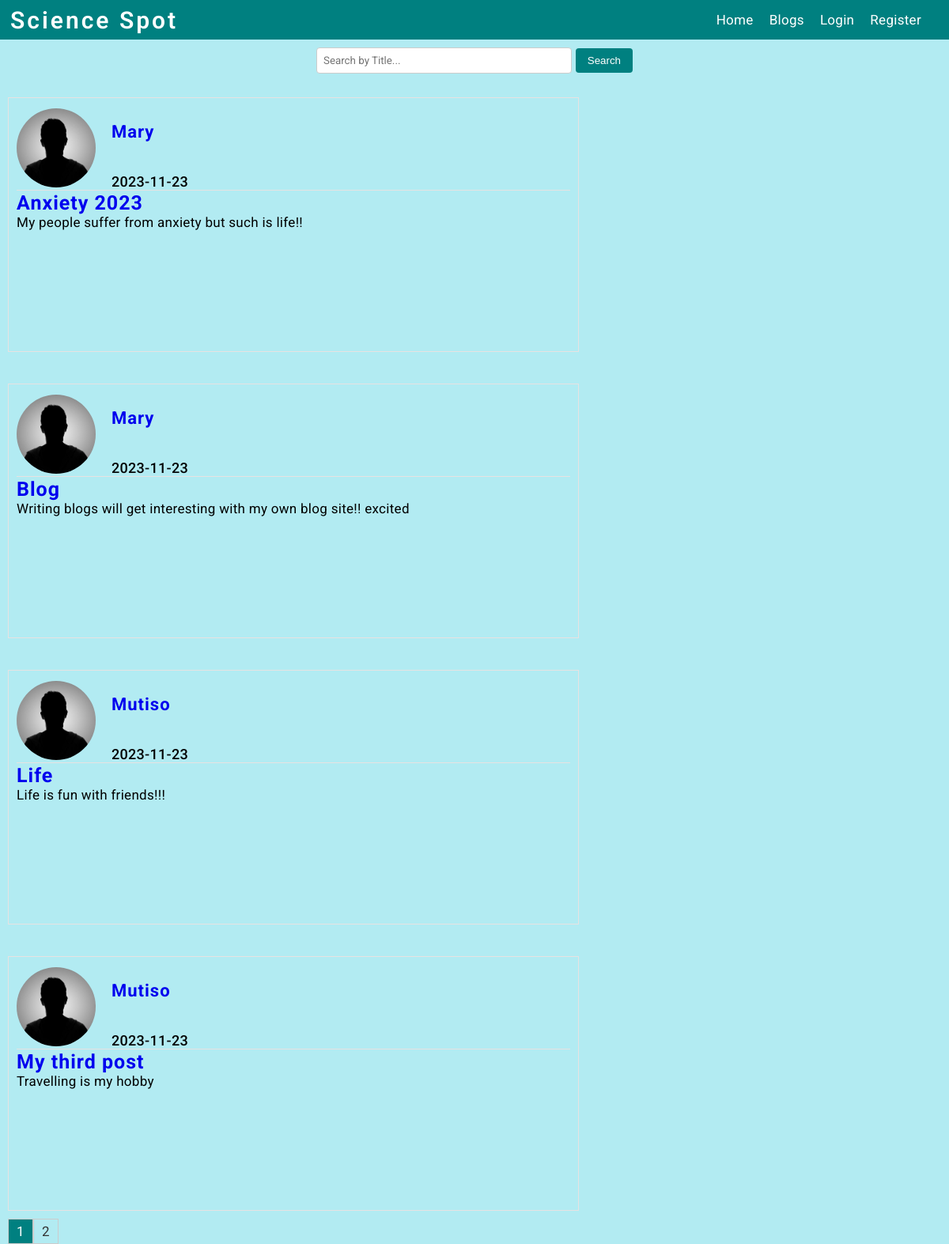
Before: /blogs with the older database file.
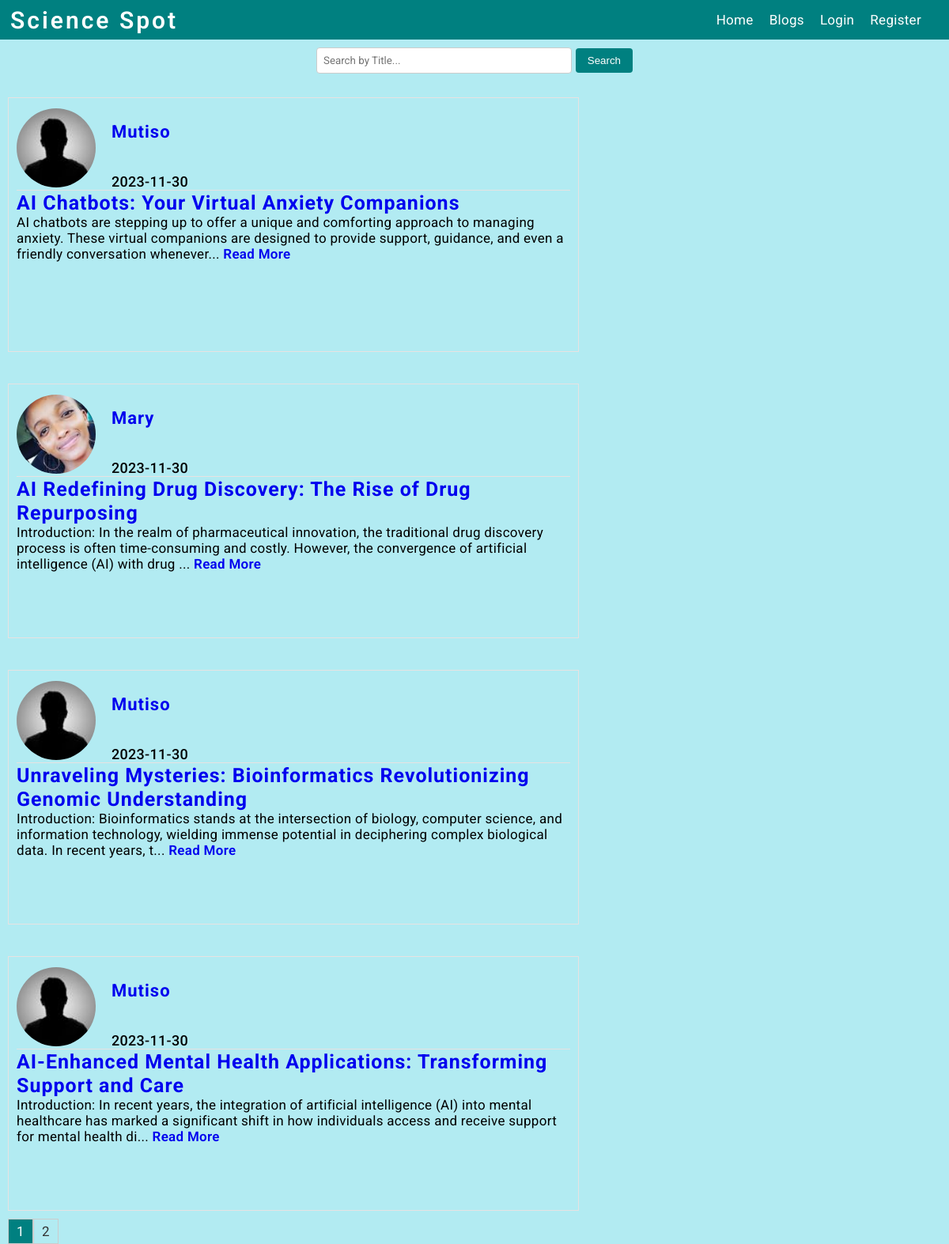
After: the same page with the newer database file.
### flaskblog/models.py (models this page shows, shortened)
class Post(db.Model):
    id = db.Column(db.Integer, primary_key=True)
    title = db.Column(db.String(100), nullable=False)
    date_posted = db.Column(db.DateTime, nullable=False, default=datetime.utcnow)
    content = db.Column(db.Text, nullable=False)
    user_id = db.Column(db.Integer, db.ForeignKey('user.id'), nullable=False)
    """How ro represent our post model"""

class User(db.Model, UserMixin):
    id = db.Column(db.Integer, primary_key=True)
    username = db.Column(db.String(20), unique=True, nullable=False)
    email = db.Column(db.String(120), unique=True, nullable=False)
    image_file = db.Column(db.String(20), nullable=False, default='default.jpg')
    password = db.Column(db.String(60), nullable=False)
    posts = db.relationship('Post', backref='author', lazy=True)
    """How ro represent our user model"""

### flaskblog/routes.py (the view)
@app.route("/blogs")
def blogs():
    page = request.args.get('page', 1, type=int)
    posts = Post.query.order_by(Post.date_posted.desc()).paginate(page=page, per_page=4)
    return render_template('blogs.html', posts=posts)

### flaskblog/templates/blogs.html
{% extends 'layout.html' %} {% block content %}
<form class="search-form" action="{{ url_for('search_results') }}" method="GET">
  <input type="text" name="query" placeholder="Search by Title...">
  <button type="submit">Search</button>
</form>
<div class="homediv-container">
  {% for post in posts.items %}
    <div class="homediv">
      <div class="homedivdetails">
        <img class="accountimageclass" src="{{ url_for('static', filename='images/' + post.author.image_file) }}" />
        <div class="user-details">
          <a href="{{ url_for('user_posts', username=post.author.username) }}">{{ post.author.username }}</a>
          <p class="date">{{ post.date_posted.strftime('%Y-%m-%d') }}</p>
        </div>
      </div>
      <hr class="custom-hr">
      <div>
        <p><h2><a href="{{ url_for('post', post_id=post.id) }}" class="teal-title">{{ post.title }}</a></h2></p>
        <p>{{ post.content[:200] }}{% if post.content|length > 200 %}... <a href="{{ url_for('post', post_id=post.id) }}" style="font-weight: 600;">Read More</a>{% endif %}</p>
      </div>
    </div>
  {% endfor %}
</div>
<div class="pagination">
  {% for page_num in posts.iter_pages(left_edge=1, right_edge=1, left_current=1, right_current=2) %}
    {% if page_num %}
      {% if posts.page == page_num %}
        <a href="{{ url_for('blogs', page=page_num) }}" class="current-page">{{ page_num }}</a>
      {% else %}
        <a href="{{ url_for('blogs', page=page_num) }}">{{ page_num }}</a>
      {% endif %}
    {% else %}
      <span class="ellipsis">...</span>
    {% endif %}
  {% endfor %}
</div>
{% endblock content %}

Changed rows visible on the page:
removed Post: image_file (placeholder picture), author.username "Mary", date_posted "2023-11-23", title "Anxiety 2023", content "My people suffer from anxiety but such is life!!"
removed Post: image_file (placeholder picture), author.username "Mary", date_posted "2023-11-23", title "Blog", content "Writing blogs will get interesting with my own blog site!! excited"
removed Post: image_file (placeholder picture), author.username "Mutiso", date_posted "2023-11-23", title "Life", content "Life is fun with friends!!!"
removed Post: image_file (placeholder picture), author.username "Mutiso", date_posted "2023-11-23", title "My third post", content "Travelling is my hobby"
added Post: image_file (picture), author.username "Mutiso", date_posted "2023-11-30", title "AI Chatbots: Your Virtual Anxiety Companions", content "AI chatbots are stepping up to offer a unique and comforting approach to managing anxiety. These virtual companions are designed to provide support, guidance, and even a friendly conversation whenever"
added Post: image_file (picture), author.username "Mary", date_posted "2023-11-30", title "AI Redefining Drug Discovery: The Rise of Drug Repurposing", content "Introduction: In the realm of pharmaceutical innovation, the traditional drug discovery process is often time-consuming and costly. However, the convergence of artificial intelligence (AI) with drug"
added Post: image_file (picture), author.username "Mutiso", date_posted "2023-11-30", title "Unraveling Mysteries: Bioinformatics Revolutionizing Genomic Understanding", content "Introduction: Bioinformatics stands at the intersection of biology, computer science, and information technology, wielding immense potential in deciphering complex biological data. In recent years, t"
added Post: image_file (picture), author.username "Mutiso", date_posted "2023-11-30", title "AI-Enhanced Mental Health Applications: Transforming Support and Care", content "Introduction: In recent years, the integration of artificial intelligence (AI) into mental healthcare has marked a significant shift in how individuals access and receive support for mental health di"
